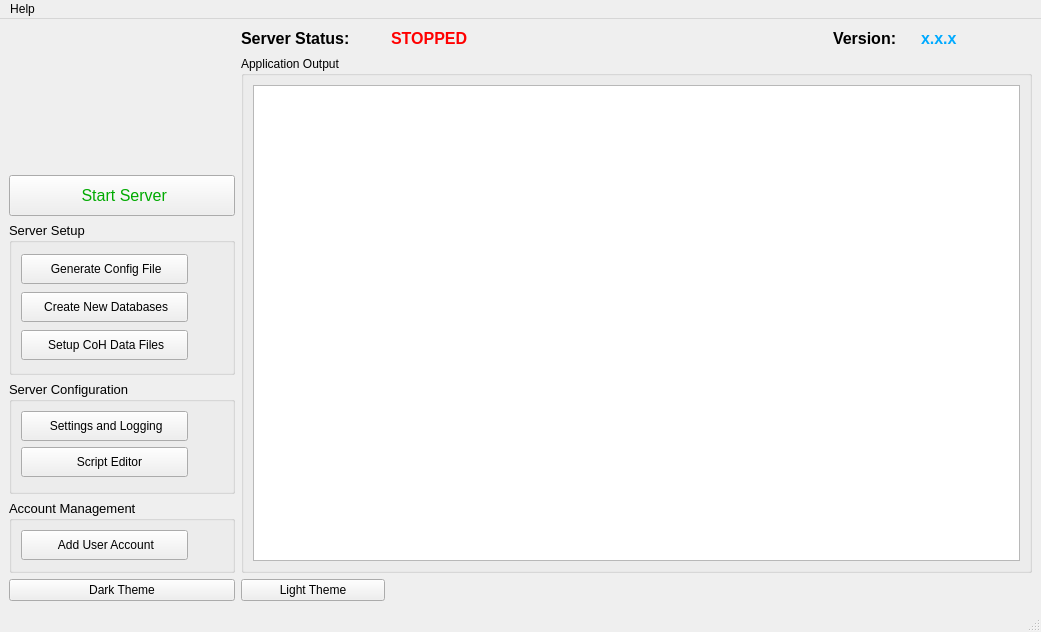
<?xml version="1.0" encoding="UTF-8"?>
<ui version="4.0">
 <class>SEGSAdminTool</class>
 <widget class="QMainWindow" name="SEGSAdminTool">
  <property name="geometry">
   <rect>
    <x>0</x>
    <y>0</y>
    <width>1041</width>
    <height>632</height>
   </rect>
  </property>
  <property name="sizePolicy">
   <sizepolicy hsizetype="Preferred" vsizetype="Preferred">
    <horstretch>0</horstretch>
    <verstretch>0</verstretch>
   </sizepolicy>
  </property>
  <property name="minimumSize">
   <size>
    <width>1041</width>
    <height>574</height>
   </size>
  </property>
  <property name="maximumSize">
   <size>
    <width>2000</width>
    <height>2000</height>
   </size>
  </property>
  <property name="focusPolicy">
   <enum>Qt::NoFocus</enum>
  </property>
  <property name="acceptDrops">
   <bool>false</bool>
  </property>
  <property name="windowTitle">
   <string>SEGSAdmin</string>
  </property>
  <property name="windowIcon">
   <iconset resource="resources.qrc">
    <normaloff>:/icons/Resources/app-icon.svg</normaloff>:/icons/Resources/app-icon.svg</iconset>
  </property>
  <property name="documentMode">
   <bool>false</bool>
  </property>
  <property name="tabShape">
   <enum>QTabWidget::Rounded</enum>
  </property>
  <widget class="QWidget" name="centralwidget">
   <layout class="QGridLayout" name="gridLayout_3">
    <item row="5" column="1">
     <widget class="QGroupBox" name="user_box">
      <property name="minimumSize">
       <size>
        <width>226</width>
        <height>73</height>
       </size>
      </property>
      <property name="maximumSize">
       <size>
        <width>226</width>
        <height>73</height>
       </size>
      </property>
      <property name="font">
       <font>
        <pointsize>10</pointsize>
       </font>
      </property>
      <property name="title">
       <string>Account Management</string>
      </property>
      <layout class="QGridLayout" name="gridLayout_5">
       <item row="0" column="0">
        <widget class="QPushButton" name="createUser">
         <property name="minimumSize">
          <size>
           <width>167</width>
           <height>30</height>
          </size>
         </property>
         <property name="maximumSize">
          <size>
           <width>167</width>
           <height>30</height>
          </size>
         </property>
         <property name="font">
          <font>
           <pointsize>9</pointsize>
          </font>
         </property>
         <property name="toolTip">
          <string>&lt;html&gt;&lt;head/&gt;&lt;body&gt;&lt;p&gt;Adds a new user account&lt;/p&gt;&lt;/body&gt;&lt;/html&gt;</string>
         </property>
         <property name="text">
          <string> Add User Account</string>
         </property>
         <property name="icon">
          <iconset resource="resources.qrc">
           <normaloff>:/icons/Resources/users.svg</normaloff>:/icons/Resources/users.svg</iconset>
         </property>
         <property name="iconSize">
          <size>
           <width>18</width>
           <height>18</height>
          </size>
         </property>
         <property name="checkable">
          <bool>false</bool>
         </property>
         <property name="autoExclusive">
          <bool>false</bool>
         </property>
        </widget>
       </item>
       <item row="0" column="1">
        <spacer name="horizontalSpacer">
         <property name="orientation">
          <enum>Qt::Horizontal</enum>
         </property>
         <property name="sizeHint" stdset="0">
          <size>
           <width>26</width>
           <height>20</height>
          </size>
         </property>
        </spacer>
       </item>
      </layout>
     </widget>
    </item>
    <item row="2" column="1">
     <widget class="QPushButton" name="authserver_start">
      <property name="minimumSize">
       <size>
        <width>181</width>
        <height>41</height>
       </size>
      </property>
      <property name="maximumSize">
       <size>
        <width>300</width>
        <height>41</height>
       </size>
      </property>
      <property name="font">
       <font>
        <pointsize>12</pointsize>
       </font>
      </property>
      <property name="styleSheet">
       <string notr="true">color: rgb(0, 170, 0);</string>
      </property>
      <property name="text">
       <string> Start Server</string>
      </property>
      <property name="icon">
       <iconset resource="resources.qrc">
        <normaloff>:/icons/Resources/play.svg</normaloff>:/icons/Resources/play.svg</iconset>
      </property>
      <property name="iconSize">
       <size>
        <width>21</width>
        <height>21</height>
       </size>
      </property>
     </widget>
    </item>
    <item row="0" column="3">
     <widget class="QLabel" name="authserver_status">
      <property name="minimumSize">
       <size>
        <width>106</width>
        <height>19</height>
       </size>
      </property>
      <property name="maximumSize">
       <size>
        <width>106</width>
        <height>19</height>
       </size>
      </property>
      <property name="font">
       <font>
        <pointsize>12</pointsize>
        <bold>true</bold>
       </font>
      </property>
      <property name="styleSheet">
       <string notr="true">color: rgb(255, 0, 0);</string>
      </property>
      <property name="text">
       <string>STOPPED</string>
      </property>
     </widget>
    </item>
    <item row="0" column="6">
     <widget class="QLabel" name="segs_admin_version">
      <property name="minimumSize">
       <size>
        <width>65</width>
        <height>19</height>
       </size>
      </property>
      <property name="maximumSize">
       <size>
        <width>65</width>
        <height>19</height>
       </size>
      </property>
      <property name="font">
       <font>
        <pointsize>12</pointsize>
        <bold>true</bold>
       </font>
      </property>
      <property name="styleSheet">
       <string notr="true">color: rgb(0, 170, 255)</string>
      </property>
      <property name="text">
       <string>x.x.x</string>
      </property>
     </widget>
    </item>
    <item row="3" column="1">
     <widget class="QGroupBox" name="server_setup_box">
      <property name="minimumSize">
       <size>
        <width>226</width>
        <height>153</height>
       </size>
      </property>
      <property name="maximumSize">
       <size>
        <width>226</width>
        <height>153</height>
       </size>
      </property>
      <property name="font">
       <font>
        <pointsize>10</pointsize>
       </font>
      </property>
      <property name="title">
       <string>Server Setup</string>
      </property>
      <layout class="QGridLayout" name="gridLayout_2">
       <item row="0" column="1">
        <widget class="QLabel" name="icon_status_config">
         <property name="maximumSize">
          <size>
           <width>29</width>
           <height>32</height>
          </size>
         </property>
         <property name="text">
          <string>&lt;html&gt;&lt;head/&gt;&lt;body&gt;&lt;p&gt;&lt;br/&gt;&lt;/p&gt;&lt;/body&gt;&lt;/html&gt;</string>
         </property>
         <property name="textFormat">
          <enum>Qt::RichText</enum>
         </property>
        </widget>
       </item>
       <item row="0" column="0">
        <widget class="QPushButton" name="gen_config_file">
         <property name="minimumSize">
          <size>
           <width>124</width>
           <height>30</height>
          </size>
         </property>
         <property name="maximumSize">
          <size>
           <width>300</width>
           <height>30</height>
          </size>
         </property>
         <property name="font">
          <font>
           <pointsize>9</pointsize>
          </font>
         </property>
         <property name="layoutDirection">
          <enum>Qt::LeftToRight</enum>
         </property>
         <property name="autoFillBackground">
          <bool>false</bool>
         </property>
         <property name="text">
          <string> Generate Config File</string>
         </property>
         <property name="icon">
          <iconset resource="resources.qrc">
           <normaloff>:/icons/Resources/file-plus.svg</normaloff>:/icons/Resources/file-plus.svg</iconset>
         </property>
         <property name="iconSize">
          <size>
           <width>18</width>
           <height>18</height>
          </size>
         </property>
         <property name="autoRepeat">
          <bool>false</bool>
         </property>
         <property name="autoExclusive">
          <bool>false</bool>
         </property>
        </widget>
       </item>
       <item row="1" column="1">
        <widget class="QLabel" name="icon_status_db">
         <property name="maximumSize">
          <size>
           <width>29</width>
           <height>32</height>
          </size>
         </property>
         <property name="text">
          <string/>
         </property>
         <property name="textFormat">
          <enum>Qt::RichText</enum>
         </property>
        </widget>
       </item>
       <item row="2" column="0">
        <widget class="QPushButton" name="set_up_data_button">
         <property name="enabled">
          <bool>true</bool>
         </property>
         <property name="minimumSize">
          <size>
           <width>124</width>
           <height>30</height>
          </size>
         </property>
         <property name="maximumSize">
          <size>
           <width>300</width>
           <height>30</height>
          </size>
         </property>
         <property name="font">
          <font>
           <pointsize>9</pointsize>
          </font>
         </property>
         <property name="text">
          <string> Setup CoH Data Files</string>
         </property>
         <property name="icon">
          <iconset resource="resources.qrc">
           <normaloff>:/icons/Resources/settings.svg</normaloff>:/icons/Resources/settings.svg</iconset>
         </property>
         <property name="iconSize">
          <size>
           <width>18</width>
           <height>18</height>
          </size>
         </property>
        </widget>
       </item>
       <item row="1" column="0">
        <widget class="QPushButton" name="runDBTool">
         <property name="enabled">
          <bool>true</bool>
         </property>
         <property name="minimumSize">
          <size>
           <width>124</width>
           <height>30</height>
          </size>
         </property>
         <property name="maximumSize">
          <size>
           <width>300</width>
           <height>30</height>
          </size>
         </property>
         <property name="font">
          <font>
           <pointsize>9</pointsize>
          </font>
         </property>
         <property name="text">
          <string> Create New Databases</string>
         </property>
         <property name="icon">
          <iconset resource="resources.qrc">
           <normaloff>:/icons/Resources/database.svg</normaloff>:/icons/Resources/database.svg</iconset>
         </property>
         <property name="iconSize">
          <size>
           <width>18</width>
           <height>18</height>
          </size>
         </property>
        </widget>
       </item>
       <item row="2" column="1">
        <widget class="QLabel" name="icon_status_data">
         <property name="maximumSize">
          <size>
           <width>29</width>
           <height>32</height>
          </size>
         </property>
         <property name="text">
          <string/>
         </property>
         <property name="textFormat">
          <enum>Qt::RichText</enum>
         </property>
        </widget>
       </item>
      </layout>
     </widget>
    </item>
    <item row="0" column="4">
     <spacer name="horizontalSpacer_3">
      <property name="orientation">
       <enum>Qt::Horizontal</enum>
      </property>
      <property name="sizeHint" stdset="0">
       <size>
        <width>392</width>
        <height>20</height>
       </size>
      </property>
     </spacer>
    </item>
    <item row="0" column="5">
     <widget class="QLabel" name="segs_admin_version_label">
      <property name="minimumSize">
       <size>
        <width>82</width>
        <height>19</height>
       </size>
      </property>
      <property name="maximumSize">
       <size>
        <width>82</width>
        <height>19</height>
       </size>
      </property>
      <property name="font">
       <font>
        <pointsize>12</pointsize>
        <bold>true</bold>
       </font>
      </property>
      <property name="text">
       <string>Version:</string>
      </property>
     </widget>
    </item>
    <item row="0" column="1" rowspan="2">
     <widget class="QLabel" name="label">
      <property name="minimumSize">
       <size>
        <width>118</width>
        <height>115</height>
       </size>
      </property>
      <property name="maximumSize">
       <size>
        <width>600</width>
        <height>300</height>
       </size>
      </property>
      <property name="text">
       <string/>
      </property>
      <property name="pixmap">
       <pixmap resource="resources.qrc">:/logo/Resources/logo4.png</pixmap>
      </property>
      <property name="alignment">
       <set>Qt::AlignCenter</set>
      </property>
     </widget>
    </item>
    <item row="0" column="2">
     <widget class="QLabel" name="authserver_label">
      <property name="minimumSize">
       <size>
        <width>144</width>
        <height>19</height>
       </size>
      </property>
      <property name="maximumSize">
       <size>
        <width>144</width>
        <height>19</height>
       </size>
      </property>
      <property name="font">
       <font>
        <pointsize>12</pointsize>
        <bold>true</bold>
       </font>
      </property>
      <property name="text">
       <string>Server Status:</string>
      </property>
     </widget>
    </item>
    <item row="0" column="7">
     <widget class="QPushButton" name="update_detail">
      <property name="text">
       <string/>
      </property>
      <property name="flat">
       <bool>true</bool>
      </property>
     </widget>
    </item>
    <item row="1" column="2" rowspan="5" colspan="6">
     <widget class="QGroupBox" name="app_output">
      <property name="minimumSize">
       <size>
        <width>791</width>
        <height>451</height>
       </size>
      </property>
      <property name="maximumSize">
       <size>
        <width>1000</width>
        <height>600</height>
       </size>
      </property>
      <property name="title">
       <string>Application Output</string>
      </property>
      <layout class="QGridLayout" name="gridLayout">
       <item row="0" column="0">
        <widget class="QPlainTextEdit" name="output">
         <property name="sizePolicy">
          <sizepolicy hsizetype="Expanding" vsizetype="Fixed">
           <horstretch>0</horstretch>
           <verstretch>0</verstretch>
          </sizepolicy>
         </property>
         <property name="minimumSize">
          <size>
           <width>50</width>
           <height>111</height>
          </size>
         </property>
         <property name="maximumSize">
          <size>
           <width>30000</width>
           <height>30000</height>
          </size>
         </property>
         <property name="font">
          <font>
           <family>MS Shell Dlg 2</family>
          </font>
         </property>
         <property name="autoFillBackground">
          <bool>false</bool>
         </property>
         <property name="readOnly">
          <bool>true</bool>
         </property>
         <property name="plainText">
          <string/>
         </property>
         <property name="textInteractionFlags">
          <set>Qt::TextSelectableByMouse</set>
         </property>
         <property name="backgroundVisible">
          <bool>false</bool>
         </property>
        </widget>
       </item>
      </layout>
     </widget>
    </item>
    <item row="4" column="1">
     <widget class="QGroupBox" name="server_config">
      <property name="minimumSize">
       <size>
        <width>226</width>
        <height>73</height>
       </size>
      </property>
      <property name="maximumSize">
       <size>
        <width>500</width>
        <height>500</height>
       </size>
      </property>
      <property name="font">
       <font>
        <pointsize>10</pointsize>
       </font>
      </property>
      <property name="title">
       <string>Server Configuration</string>
      </property>
      <layout class="QFormLayout" name="formLayout">
       <item row="0" column="0">
        <widget class="QPushButton" name="settings_button">
         <property name="minimumSize">
          <size>
           <width>167</width>
           <height>30</height>
          </size>
         </property>
         <property name="maximumSize">
          <size>
           <width>167</width>
           <height>30</height>
          </size>
         </property>
         <property name="font">
          <font>
           <pointsize>9</pointsize>
          </font>
         </property>
         <property name="toolTip">
          <string>&lt;html&gt;&lt;head/&gt;&lt;body&gt;&lt;p&gt;IP configuration and logging&lt;/p&gt;&lt;/body&gt;&lt;/html&gt;</string>
         </property>
         <property name="text">
          <string> Settings and Logging</string>
         </property>
         <property name="icon">
          <iconset resource="resources.qrc">
           <normaloff>:/icons/Resources/sliders.svg</normaloff>:/icons/Resources/sliders.svg</iconset>
         </property>
         <property name="iconSize">
          <size>
           <width>18</width>
           <height>18</height>
          </size>
         </property>
         <property name="checkable">
          <bool>false</bool>
         </property>
        </widget>
       </item>
       <item row="0" column="1">
        <spacer name="horizontalSpacer_2">
         <property name="orientation">
          <enum>Qt::Horizontal</enum>
         </property>
         <property name="sizeHint" stdset="0">
          <size>
           <width>26</width>
           <height>20</height>
          </size>
         </property>
        </spacer>
       </item>
       <item row="1" column="0">
        <widget class="QPushButton" name="motd_editor">
         <property name="minimumSize">
          <size>
           <width>167</width>
           <height>30</height>
          </size>
         </property>
         <property name="maximumSize">
          <size>
           <width>167</width>
           <height>30</height>
          </size>
         </property>
         <property name="font">
          <font>
           <pointsize>9</pointsize>
          </font>
         </property>
         <property name="toolTip">
          <string>&lt;html&gt;&lt;head/&gt;&lt;body&gt;&lt;p&gt;Edit scripts&lt;/p&gt;&lt;/body&gt;&lt;/html&gt;</string>
         </property>
         <property name="text">
          <string>   Script Editor</string>
         </property>
         <property name="icon">
          <iconset resource="resources.qrc">
           <normaloff>:/icons/Resources/edit.svg</normaloff>:/icons/Resources/edit.svg</iconset>
         </property>
         <property name="iconSize">
          <size>
           <width>18</width>
           <height>18</height>
          </size>
         </property>
         <property name="checkable">
          <bool>false</bool>
         </property>
        </widget>
       </item>
       <item row="1" column="1">
        <spacer name="horizontalSpacer_4">
         <property name="orientation">
          <enum>Qt::Horizontal</enum>
         </property>
         <property name="sizeHint" stdset="0">
          <size>
           <width>26</width>
           <height>20</height>
          </size>
         </property>
        </spacer>
       </item>
      </layout>
     </widget>
    </item>
    <item row="6" column="1">
     <widget class="QPushButton" name="button_dark_theme">
      <property name="text">
       <string>Dark Theme</string>
      </property>
      <property name="iconSize">
       <size>
        <width>16</width>
        <height>16</height>
       </size>
      </property>
     </widget>
    </item>
    <item row="6" column="2">
     <widget class="QPushButton" name="button_light_theme">
      <property name="text">
       <string>Light Theme</string>
      </property>
     </widget>
    </item>
   </layout>
  </widget>
  <widget class="QStatusBar" name="statusbar"/>
  <widget class="QMenuBar" name="menuBar">
   <property name="geometry">
    <rect>
     <x>0</x>
     <y>0</y>
     <width>1041</width>
     <height>21</height>
    </rect>
   </property>
   <widget class="QMenu" name="menuHelp">
    <property name="title">
     <string>Help</string>
    </property>
    <addaction name="actionAbout"/>
   </widget>
   <addaction name="menuHelp"/>
  </widget>
  <action name="actionAbout">
   <property name="text">
    <string>About</string>
   </property>
  </action>
 </widget>
 <tabstops>
  <tabstop>authserver_start</tabstop>
  <tabstop>createUser</tabstop>
  <tabstop>gen_config_file</tabstop>
  <tabstop>runDBTool</tabstop>
  <tabstop>output</tabstop>
 </tabstops>
 <resources>
  <include location="resources.qrc"/>
 </resources>
 <connections/>
</ui>
